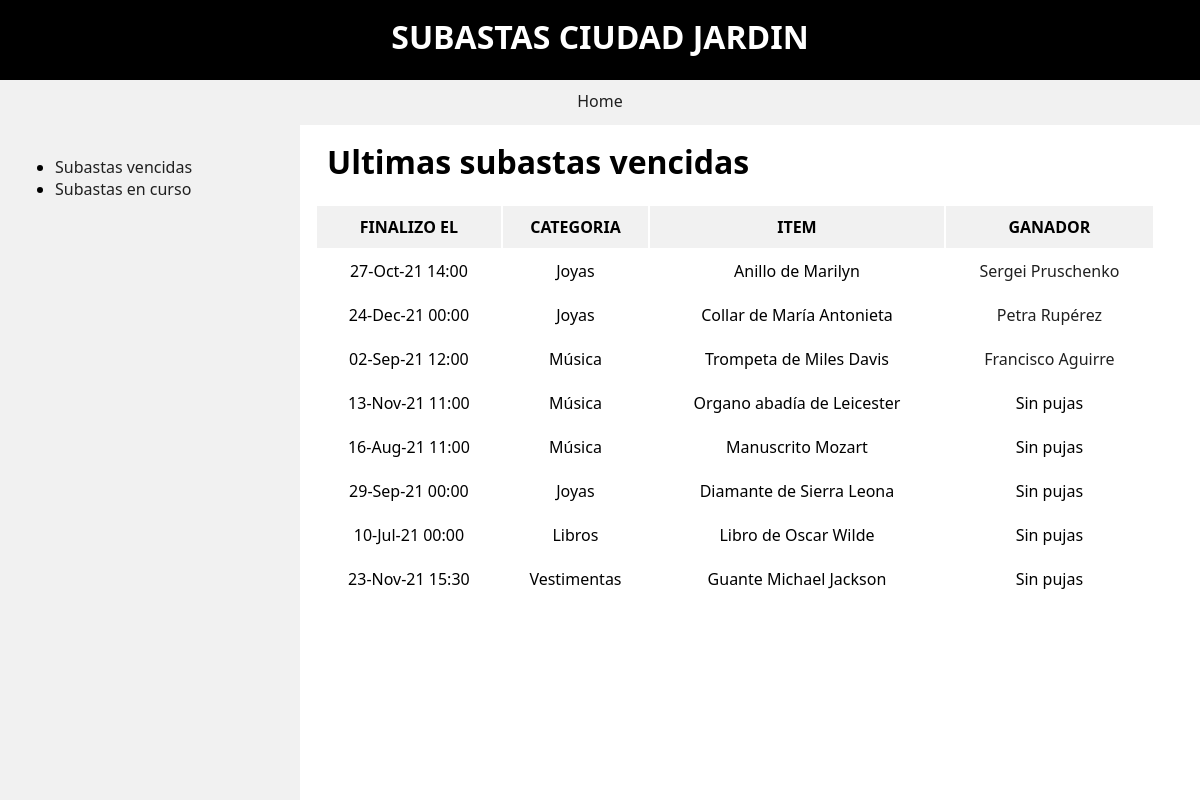
/php/_EXAMEN_/subastas_vencidas.php, run on the app's committed database.
### tables this page shows
CREATE TABLE `items` (
  `id` int(11) NOT NULL,
  `id_cat` int(11) NOT NULL,
  `id_user` int(11) NOT NULL,
  `nombre` varchar(50) NOT NULL,
  `preciopartida` float NOT NULL,
  `descripcion` varchar(200) NOT NULL,
  `fechafin` datetime NOT NULL
);

CREATE TABLE `categorias` (
  `id` int(11) NOT NULL,
  `categoria` varchar(30) NOT NULL
);

CREATE TABLE `pujas` (
  `id` int(11) NOT NULL,
  `id_item` int(11) NOT NULL,
  `id_user` int(11) NOT NULL,
  `cantidad` float NOT NULL,
  `fecha` date DEFAULT NULL
);

CREATE TABLE `usuarios` (
  `id` int(11) NOT NULL,
  `username` varchar(40) NOT NULL,
  `nombre` varchar(100) NOT NULL,
  `password` varchar(40) NOT NULL,
  `email` varchar(100) NOT NULL,
  `cadenaverificacion` varchar(100) NOT NULL,
  `activo` tinyint(4) NOT NULL,
  `falso` tinyint(4) NOT NULL DEFAULT '0'
);

### php/_EXAMEN_/bd/bd.php (called while the page is built, shortened)
<?php require_once "config.php";
function  getExpiredItems($conn)
{
    $items = [];
    $sql = "select * from items where TIMESTAMPDIFF(SECOND, fechafin, now()) > 1";
    $statement = $conn->prepare($sql);
    $prepared = true;
    $executed = $statement->execute();
    if ($prepared and $executed) {
        $result = $statement->get_result();
        while ($item = $result->fetch_assoc()) {
            $items[] = $item;
        }
    }
    return $items;
}
function getCategory($conn, $id)
{
    $sql = "SELECT * FROM CATEGORIAS WHERE id=? ";
    $category = false;
    $statement = $conn->prepare($sql);
    $prepared = $statement->bind_param("i", $id);
    $executed = $statement->execute();
    if ($prepared and $executed) {
        $result = $statement->get_result();
        if ($item = $result->fetch_assoc()) {
            $category = $item;
        }
    }
    return $category;
}
function getItemWinnerBid($conn, $item)
{
    $sql = "SELECT * FROM PUJAS WHERE id_item=? ORDER BY cantidad DESC ";
    $bids = false;
    $statement = $conn->prepare($sql);
    $prepared = $statement->bind_param("i", $item);
    $executed = $statement->execute();
    if ($prepared and $executed) {
        $result = $statement->get_result();
        if ($item = $result->fetch_assoc()) {
            $bids = $item;
        }
    }
    return $bids;
}
function getUser($conn, $id)
{
    $sql = "SELECT * FROM usuarios WHERE id=?";
    $statement = $conn->prepare($sql);
    $prepared = $statement->bind_param("i", $id);
    $executed = $statement->execute();
    $user = false;
    if ($prepared and $executed) {
        $user = $statement->get_result()->fetch_assoc();
    }
    return $user;
}

### php/_EXAMEN_/subastas_vencidas.php (the view, shortened to what this page needs)
<?php
    require_once "header.php";
    $expiredItems = getExpiredItems($conn);
?>
<h1>Ultimas subastas vencidas</h1>
<table>
    <tr>
        <th>FINALIZO EL</th>
        <th>CATEGORIA</th>
        <th>ITEM</th>
        <th>GANADOR</th>
    </tr>
    <?php
        foreach ($expiredItems as $item) {
            $endDate = new DateTime($item['fechafin']);
            $endDate = $endDate->format('d-M-y H:i');
            $category = getCategory($conn, $item['id_cat']);
            if($category !== false)
                $category = $category['categoria'];
            $winnerBid = getItemWinnerBid($conn, $item['id']);
            $selected = (isset($_GET['id']) and $item['id'] == $_GET['id']);
            if($selected)
                echo "<tr style='background: #e8e8e8'>";
            else
                echo "<tr>";
            echo "<td>$endDate</td>";
            echo "<td>".$category."</td>";
            echo "<td>".$item['nombre']."</td>";
            if($winnerBid !== false){
                $winnerUser = getUser($conn,$winnerBid['id_user'])['nombre'];
                echo "<td>";
                echo "<a href='".$_SERVER['PHP_SELF']."?id=".$item['id']."'>".$winnerUser."</a>";
                echo "</td>";
            }
            else echo "<td>Sin pujas</td>";
            echo "</tr>";
        }
    ?>
</table>
<?php require_once "footer.php"; ?>

### php/_EXAMEN_/header.php (shortened to what this page needs)
<?php
    require_once "bd/bd.php";
?>
<html>
    <head>
        <link rel="stylesheet" href="styles/master.css" type="text/css" />
    </head>
    <body>
        <div id="header"> <h1>SUBASTAS CIUDAD JARDIN</h1> </div>
        <div id="menu">
            <a href="home.php">Home</a>
       </div>
       <div id="container">
       <div id="bar"> <?php require("bar.php"); ?> </div>
       <div id="main">

### php/_EXAMEN_/bar.php
<ul>
    <li><a href="subastas_vencidas.php">Subastas vencidas</a></li>
    <li><a href="subastas_vigentes.php">Subastas en curso</a></li>
</ul>

### php/_EXAMEN_/footer.php (shortened to what this page needs)
    </div>
</div>

### php/_EXAMEN_/styles/master.css (style rules this page uses)
:root { --font : 'Segoe UI', Tahoma, Geneva, Verdana, sans-serif; --smooth-shadow : 0px 2px 4px rgba(0,0,0,.15); --lite-shadow: 0px 2px 4px rgba(0,0,0,.05); --error-color : #fa2000; --accent-color : dodgerblue; --white : #fff; --black : #000; --elegant-black : #202020; --shutdown-black : #404040; --lightgray : #f1f1f1; }
body { font-family: var(--font); margin: 0; }
#header { background-color: var(--black); padding: 15px; height: 50px; text-align: center; color: var(--white); }
#header h1 { margin: 0; }
#menu { height: 45px; display: flex; justify-content: center; background: var(--lightgray); }
#menu a { padding: 10px; }
a { text-decoration: none; color: var(--elegant-black); transition: .25s; }
#bar li { height: auto; }
#container { display: flex; min-height: calc(100% - 80px - 45px); }
#bar { padding: 15px; background: var(--lightgray); max-width: 270px; width: 30%; }
#main { padding: 15px; width: 70%; }
#main h1 { margin-top: 0; margin-left: 12px; }
table { width: 100%; }
th { background: var(--lightgray); padding: 10px; }
td { padding: 10px; text-align: center; }

### data on the page
items: fechafin "27-Oct-21 14:00", id_cat.categoria "Joyas", nombre "Anillo de Marilyn", pujas.id_user "Sergei Pruschenko"
items: fechafin "24-Dec-21 00:00", id_cat.categoria "Joyas", nombre "Collar de María Antonieta", pujas.id_user "Petra Rupérez"
items: fechafin "02-Sep-21 12:00", id_cat.categoria "Música", nombre "Trompeta de Miles Davis", pujas.id_user "Francisco Aguirre"
items: fechafin "13-Nov-21 11:00", id_cat.categoria "Música", nombre "Organo abadía de Leicester", shows "Sin pujas"
items: fechafin "16-Aug-21 11:00", id_cat.categoria "Música", nombre "Manuscrito Mozart", shows "Sin pujas"
items: fechafin "29-Sep-21 00:00", id_cat.categoria "Joyas", nombre "Diamante de Sierra Leona", shows "Sin pujas"
items: fechafin "10-Jul-21 00:00", id_cat.categoria "Libros", nombre "Libro de Oscar Wilde", shows "Sin pujas"
items: fechafin "23-Nov-21 15:30", id_cat.categoria "Vestimentas", nombre "Guante Michael Jackson", shows "Sin pujas"
